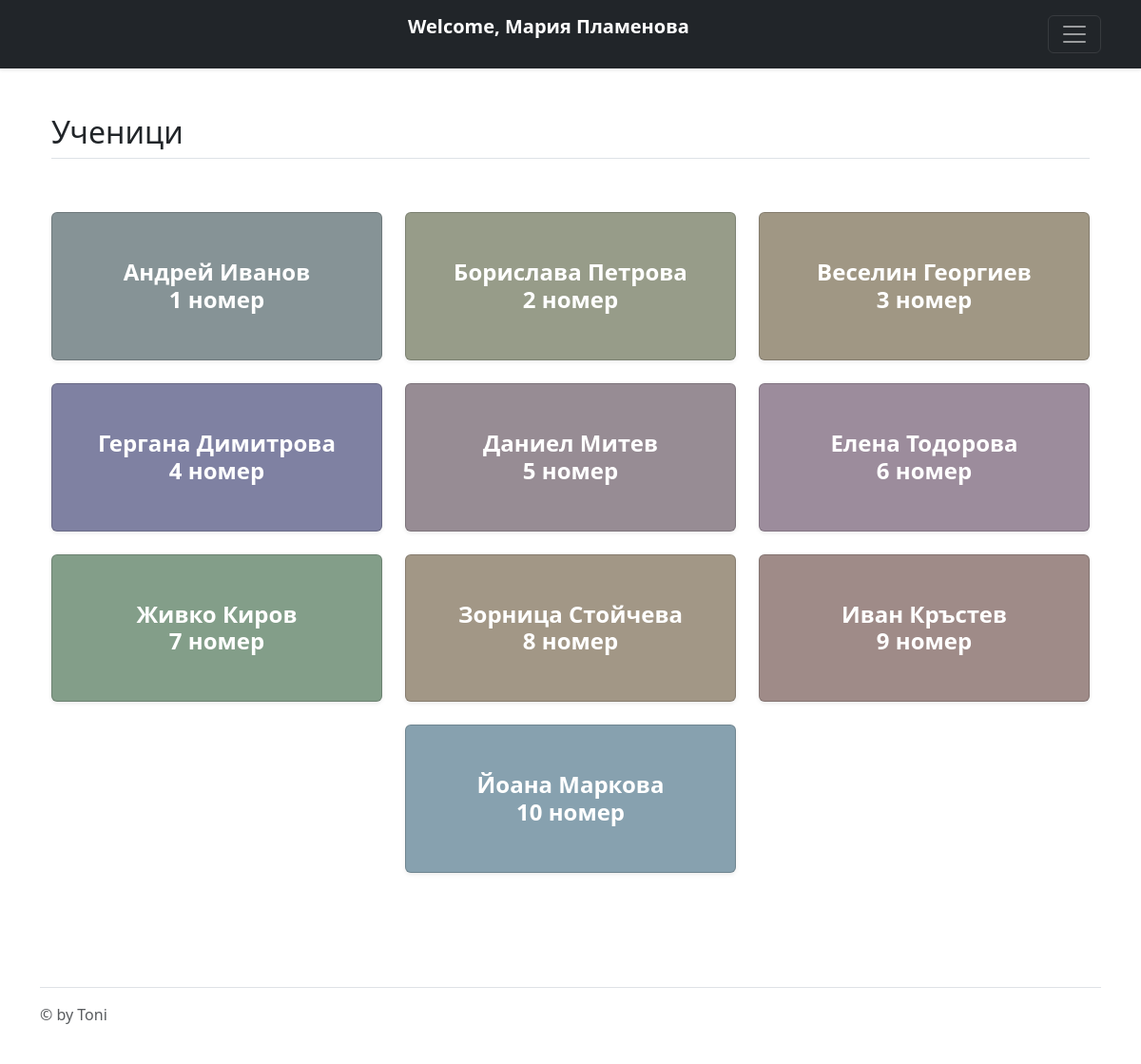
Screenshot of /classes.php?class_id=1 (signed in) with the database file from the repository.
### tables this page shows
CREATE TABLE IF NOT EXISTS `students` (
  `id` int(11) DEFAULT NULL,
  `name` text DEFAULT NULL,
  `email` text DEFAULT NULL,
  `password` text DEFAULT NULL,
  `bel` text DEFAULT NULL,
  `maths` text DEFAULT NULL,
  `english` text DEFAULT NULL,
  `classes_skipped_bel` int(11) DEFAULT NULL,
  `classes_skipped_maths` int(11) DEFAULT NULL,
  `classes_skipped_english` int(11) DEFAULT NULL,
  `class_id` int(11) NOT NULL,
  KEY `class_id` (`class_id`),
  CONSTRAINT `students_ibfk_1` FOREIGN KEY (`class_id`) REFERENCES `classes` (`id`)
);

### functions.php (the view, shortened to what this page needs)
<?php
    function students(){
        require "connection.php";
        $result = mysqli_query($conn, 'select * from students where class_id='.$_GET["class_id"].'');
        $res = '';
        while($row = mysqli_fetch_assoc($result)){
              $rgb = array();
              foreach(array('r', 'g', 'b') as $color){
                $rgb[$color] = mt_rand(125, 175);
              }
              $res .= '<a href="students.php?id='.$row['id'].'&class_id='.$_GET['class_id'].'" class="text-decoration-none">
                        <div class="card shadow-sm px-2 py-5" style="background-color:rgb('.$rgb["r"].','.$rgb["g"].','.$rgb["b"].');">
                          <div class="col d-flex align-items-start mx-auto">
                            <div class="text-center">
                              <h3 class="fw-bold mb-0 fs-4 text-white">'.$row['name'].'</h3>
                              <h4 class="fw-bold mb-0 fs-4 text-white">'.$row['id'].' номер</h4>
                            </div>
                          </div>
                        </div>
                      </a>';
        }
        return $res;
    }
?>

### classes.php (shortened to what this page needs)
<?php
include "login.php";
include "functions.php";
?>
<!doctype html>
<html lang="bg" data-bs-theme="auto">
<head>
  <link href="https://cdn.jsdelivr.net/npm/bootstrap@5.3.0-alpha3/dist/css/bootstrap.min.css" rel="stylesheet">
  <link href="../assets/dist/css/bootstrap.min.css" rel="stylesheet">
</head>
<body>
  <?php include "header.php"; ?>
  <main>
  <div class="container px-4 py-5" id="icon-grid">
    <h2 class="pb-2 border-bottom">Ученици</h2>
    <div class="d-flex justify-content-center row row-cols-1 row-cols-sm-2 row-cols-md-3 row-cols-lg-3 g-4 py-5">
      <?php
        echo students();
      ?>
    </div>
  </div>
  </main>
  <div class="container">
    <footer class="d-flex flex-wrap justify-content-between align-items-center py-3 my-4 border-top">
      <p class="col-md-4 mb-0 text-body-secondary">&copy; by Toni</p>
    </footer>
  </div>
</body>
</html>

### header.php (shortened to what this page needs)
<header data-bs-theme="dark">
    <div class="navbar navbar-dark bg-dark shadow-sm">
      <div class="container">
        <button class="btn text-secondary" id="hbtn"><span class="bi bi-arrow-left-square text-secondary"></span></button>
        <p class="navbar-brand d-flex align-items-center">
          <strong>Welcome, <?php echo $_SESSION['name']; ?></strong>
        </p>
        <button class="navbar-toggler" type="button" data-bs-toggle="collapse" data-bs-target="#navbarHeader"
          aria-controls="navbarHeader" aria-expanded="false" aria-label="Toggle navigation">
          <span class="navbar-toggler-icon"></span>
        </button>
      </div>
    </div>
  </header>

### rows the page displays
students: name "Андрей Иванов", id "1"
students: name "Борислава Петрова", id "2"
students: name "Веселин Георгиев", id "3"
students: name "Гергана Димитрова", id "4"
students: name "Даниел Митев", id "5"
students: name "Елена Тодорова", id "6"
students: name "Живко Киров", id "7"
students: name "Зорница Стойчева", id "8"
students: name "Иван Кръстев", id "9"
students: name "Йоана Маркова", id "10"

### other values shown
$_SESSION['name'] "Мария Пламенова"
